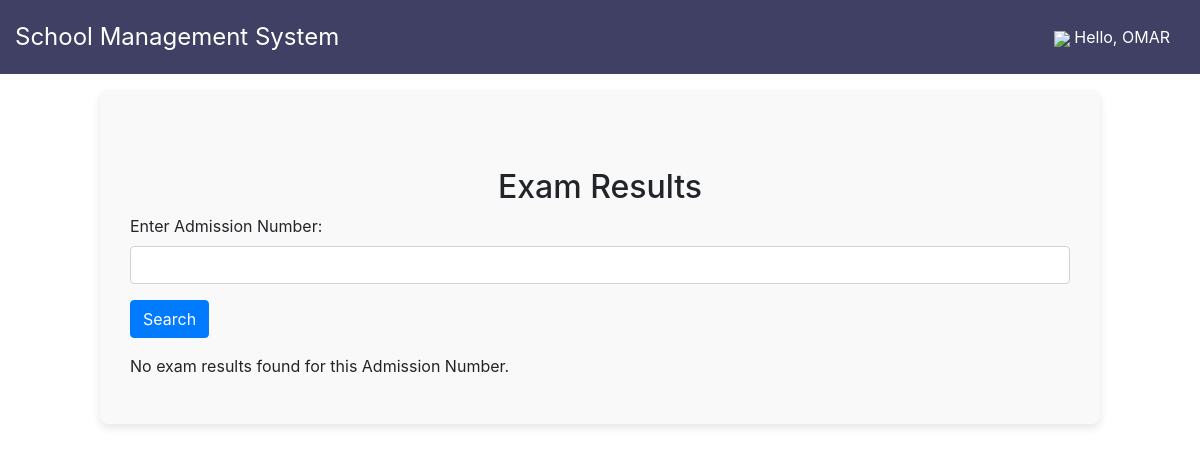
The app's page /academics/exam.php (signed in), older data.
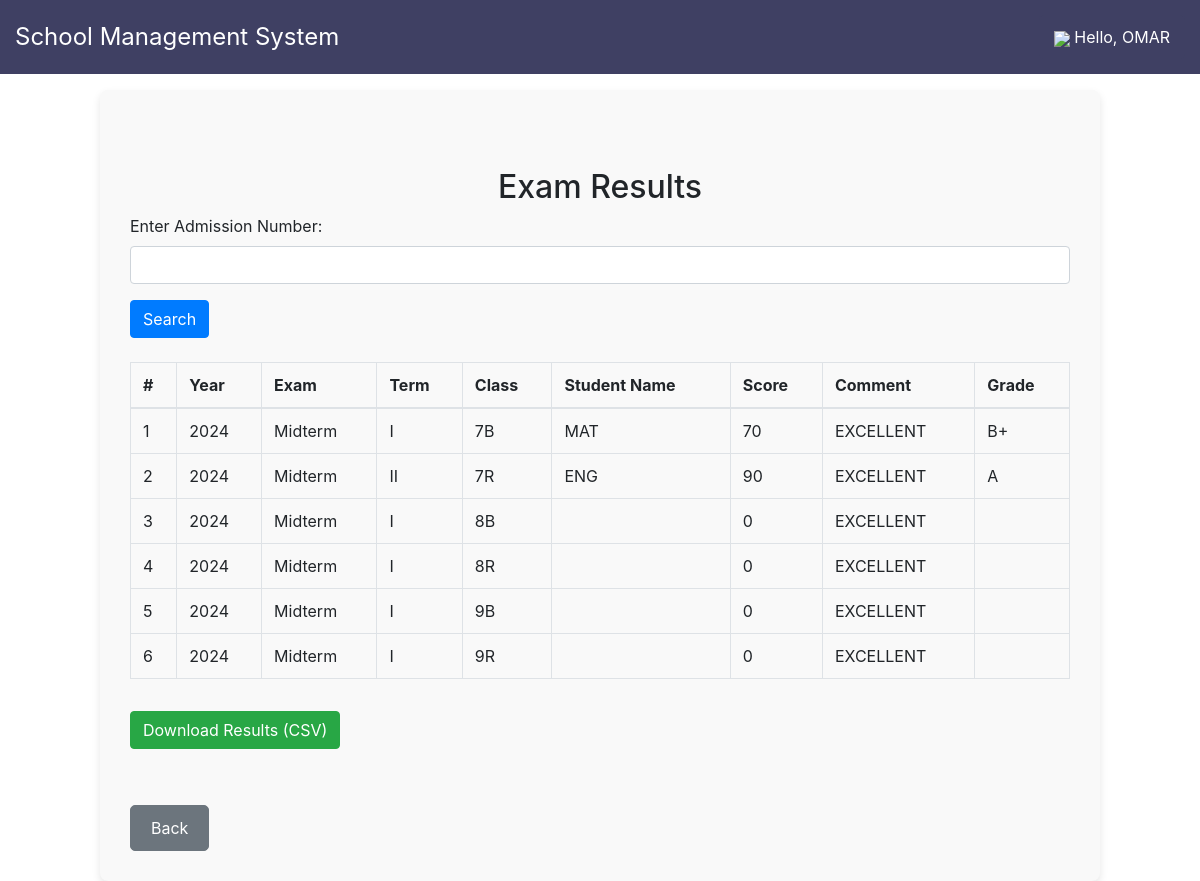
The same page, newer data.
### tables this page shows
CREATE TABLE `exam` (
  `id` int(11) NOT NULL,
  `sAdmno` varchar(50) NOT NULL,
  `year` enum('2024','2025','2026','2027','2028') NOT NULL,
  `exam` enum('Midterm','Endterm') NOT NULL,
  `term` enum('I','II','III') NOT NULL,
  `class` enum('7R','7B','8B','8R','9B','9R') NOT NULL,
  `sName` enum('MAT','ENG','KISW','INT-SCI','PRE-TECH','AGRI','SST','RE','CAS') NOT NULL,
  `score` int(50) NOT NULL,
  `comment` enum('EXCELLENT','GOOD','AVERAGE','POOR') NOT NULL,
  `grade` varchar(20) NOT NULL
);

### academics/exam.php (the view, shortened to what this page needs)
<?php
include('../organize/header.php');
$sAdmno = '';
if ($sAdmno != '') {
    $query = "SELECT * FROM exam WHERE sAdmno = ?";
} else {
    $query = "SELECT * FROM exam";
}
$stmt = $conn->prepare($query);
$stmt->execute();
$result = $stmt->get_result();
?>
<!DOCTYPE html>
<html lang="en">
<head>
    <link href="https://maxcdn.bootstrapcdn.com/bootstrap/4.5.2/css/bootstrap.min.css" rel="stylesheet">
</head>
<body>
<div class="container">
    <div class="form-container">
        <h2 class="mt-5 text-center">Exam Results</h2>
        <form action="" method="post">
            <div class="form-group">
                <label for="sAdmno">Enter Admission Number:</label>
                <input type="text" class="form-control" id="sAdmno" name="sAdmno" value="<?php echo htmlspecialchars($sAdmno); ?>" required>
            </div>
            <button type="submit" name="search" class="btn btn-primary">Search</button>
        </form>
        <?php if ($result->num_rows > 0): ?>
            <table class="table table-bordered mt-4">
                <thead>
                    <tr>
                        <th>#</th>
                        <th>Year</th>
                        <th>Exam</th>
                        <th>Term</th>
                        <th>Class</th>
                        <th>Student Name</th>
                        <th>Score</th>
                        <th>Comment</th>
                        <th>Grade</th>
                    </tr>
                </thead>
                <tbody>
                    <?php while ($row = $result->fetch_assoc()): ?>
                        <tr>
                            <td><?php echo htmlspecialchars($row['id']); ?></td>
                            <td><?php echo htmlspecialchars($row['year']); ?></td>
                            <td><?php echo htmlspecialchars($row['exam']); ?></td>
                            <td><?php echo htmlspecialchars($row['term']); ?></td>
                            <td><?php echo htmlspecialchars($row['class']); ?></td>
                            <td><?php echo htmlspecialchars($row['sName']); ?></td>
                            <td><?php echo htmlspecialchars($row['score']); ?></td>
                            <td><?php echo htmlspecialchars($row['comment']); ?></td>
                            <td><?php echo htmlspecialchars($row['grade']); ?></td>
                        </tr>
                    <?php endwhile; ?>
                </tbody>
            </table>
            <form action="" method="post">
                <button type="submit" name="download" class="btn btn-success mt-3">Download Results (CSV)</button>
            </form>
            <br>
            <a href="../organize/homepage.php" class="btn btn-secondary mt-3" style="background-color: #6c757d; color: white; padding: 10px 20px; border-radius: 5px; text-decoration: none;">Back</a>
        <?php else: ?>
            <p>No exam results found for this Admission Number.</p>
        <?php endif; ?>
    </div>
</div>
</body>
</html>

### organize/header.php (shortened to what this page needs)
<?php
if (isset($_SESSION['first_name'])) {
    $first_name = $_SESSION['first_name'];
} else {
    $firstname = 'Guest';
}
?>
<header class="header">
    <div class="logo">School Management System</div>
    <div class="profile-dropdown">
        <button class="profile-btn">
            <img src="#"  class="profile-icon">
            Hello, <?php echo ($first_name); ?>
        </button>
    </div>
</header>

### organize/header.php (style rules this page uses)
.header { background-color: rgb(63, 64, 99); color: white; padding: 15px; display: flex; justify-content: space-between; align-items: center; position: fixed; top: 0; left: 0; right: 0; z-index: 100; }
.logo { font-size: 24px; }
.profile-dropdown { position: relative; display: inline-block; }
.profile-btn { background-color: rgb(63, 64, 99); color: white; padding: 10px 15px; font-size: 16px; cursor: pointer; border: none; border-radius: 5px; }

### academics/exam.php (style rules this page uses)
.form-container { max-width: 1000px; margin: 0 auto; padding: 30px; margin-top: 90px; background-color: #f9f9f9; border-radius: 8px; box-shadow: 0 4px 8px rgba(0, 0, 0, 0.1); }

Row changes from the older to the newer data that the page shows:
added exam: id "1", year "2024", exam "Midterm", term "I", class "7B", sName "MAT", score "70", comment "EXCELLENT", grade "B+"
added exam: id "2", year "2024", exam "Midterm", term "II", class "7R", sName "ENG", score "90", comment "EXCELLENT", grade "A"
added exam: id "3", year "2024", exam "Midterm", term "I", class "8B", score "0", comment "EXCELLENT"
added exam: id "4", year "2024", exam "Midterm", term "I", class "8R", score "0", comment "EXCELLENT"
added exam: id "5", year "2024", exam "Midterm", term "I", class "9B", score "0", comment "EXCELLENT"
added exam: id "6", year "2024", exam "Midterm", term "I", class "9R", score "0", comment "EXCELLENT"
Text that changed along with them:
text no longer shown: "No exam results found for this Admission Number."
text now shown: "# Year Exam Term Class Student Name Score Comment Grade Download Results (CSV) Back"
